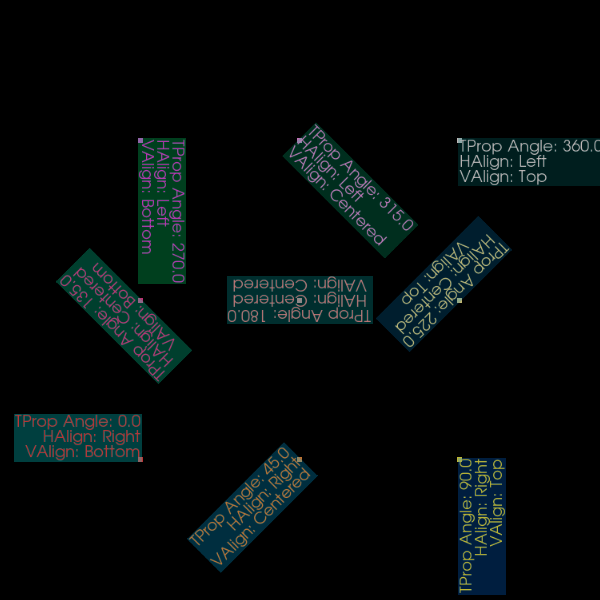

Reproduce this figure in Python.
#!/usr/bin/env python

# Test vtkTextActor3D with various alignments, orientations, and edge cases.

import vtkmodules.vtkInteractionStyle  # noqa: F401
import vtkmodules.vtkRenderingFreeType  # noqa: F401
import vtkmodules.vtkRenderingOpenGL2  # noqa: F401

from vtkmodules.vtkCommonCore import vtkPoints, vtkUnsignedCharArray
from vtkmodules.vtkCommonDataModel import vtkCellArray, vtkPolyData
from vtkmodules.vtkRenderingCore import (
    vtkActor,
    vtkPolyDataMapper,
    vtkRenderWindow,
    vtkRenderWindowInteractor,
    vtkRenderer,
)
from vtkmodules.vtkRenderingCore import vtkTextActor3D

width = 600
height = 600
x_pos = [100, 300, 500]
y_pos = [100, 300, 500]

# Anchor points polydata
anchors = vtkPolyData()
anchor_points = vtkPoints()
anchors.SetPoints(anchor_points)
anchor_verts = vtkCellArray()
anchors.SetVerts(anchor_verts)
anchor_colors = vtkUnsignedCharArray()
anchor_colors.SetNumberOfComponents(4)
anchors.GetCellData().SetScalars(anchor_colors)

# Row 0, Col 0: Right/Bottom, orientation=0, pos=(100,100,0)
text3d_0_0 = vtkTextActor3D()
text3d_0_0.GetTextProperty().SetJustificationToRight()
text3d_0_0.GetTextProperty().SetVerticalJustificationToBottom()
text3d_0_0.GetTextProperty().SetFontSize(20)
text3d_0_0.GetTextProperty().SetOrientation(0.0)
text3d_0_0.GetTextProperty().SetColor(0.75, 0.20, 0.20)
text3d_0_0.GetTextProperty().SetBackgroundColor(0.0, 1.0, 1.0)
text3d_0_0.GetTextProperty().SetBackgroundOpacity(0.25)
text3d_0_0.SetPosition(100, 100, 0.0)
text3d_0_0.SetInput("TProp Angle: 0.0\nHAlign: Right\nVAlign: Bottom")
pt_id = anchor_points.InsertNextPoint(100, 100, 0.0)
anchor_verts.InsertNextCell(1, [pt_id])
anchor_colors.InsertNextTuple4(191, 51, 51, 255)

# Row 0, Col 1: Right/Centered, orientation=45, pos=(300,100,0)
text3d_0_1 = vtkTextActor3D()
text3d_0_1.GetTextProperty().SetJustificationToRight()
text3d_0_1.GetTextProperty().SetVerticalJustificationToCentered()
text3d_0_1.GetTextProperty().SetFontSize(20)
text3d_0_1.GetTextProperty().SetOrientation(45.0)
text3d_0_1.GetTextProperty().SetColor(0.75, 0.46, 0.20)
text3d_0_1.GetTextProperty().SetBackgroundColor(0.0, 0.74, 1.0)
text3d_0_1.GetTextProperty().SetBackgroundOpacity(0.25)
text3d_0_1.SetPosition(300, 100, 0.0)
text3d_0_1.SetInput("TProp Angle: 45.0\nHAlign: Right\nVAlign: Centered")
pt_id = anchor_points.InsertNextPoint(300, 100, 0.0)
anchor_verts.InsertNextCell(1, [pt_id])
anchor_colors.InsertNextTuple4(191, 117, 51, 255)

# Row 0, Col 2: Right/Top, orientation=90, pos=(500,100,0)
text3d_0_2 = vtkTextActor3D()
text3d_0_2.GetTextProperty().SetJustificationToRight()
text3d_0_2.GetTextProperty().SetVerticalJustificationToTop()
text3d_0_2.GetTextProperty().SetFontSize(20)
text3d_0_2.GetTextProperty().SetOrientation(90.0)
text3d_0_2.GetTextProperty().SetColor(0.75, 0.72, 0.20)
text3d_0_2.GetTextProperty().SetBackgroundColor(0.0, 0.48, 1.0)
text3d_0_2.GetTextProperty().SetBackgroundOpacity(0.25)
text3d_0_2.SetPosition(500, 100, 0.0)
text3d_0_2.SetInput("TProp Angle: 90.0\nHAlign: Right\nVAlign: Top")
pt_id = anchor_points.InsertNextPoint(500, 100, 0.0)
anchor_verts.InsertNextCell(1, [pt_id])
anchor_colors.InsertNextTuple4(191, 183, 51, 255)

# Row 1, Col 0: Centered/Bottom, orientation=135, pos=(100,300,0)
text3d_1_0 = vtkTextActor3D()
text3d_1_0.GetTextProperty().SetJustificationToCentered()
text3d_1_0.GetTextProperty().SetVerticalJustificationToBottom()
text3d_1_0.GetTextProperty().SetFontSize(20)
text3d_1_0.GetTextProperty().SetOrientation(135.0)
text3d_1_0.GetTextProperty().SetColor(0.75, 0.20, 0.46)
text3d_1_0.GetTextProperty().SetBackgroundColor(0.0, 1.0, 0.74)
text3d_1_0.GetTextProperty().SetBackgroundOpacity(0.25)
text3d_1_0.SetPosition(100, 300, 0.0)
text3d_1_0.SetInput("TProp Angle: 135.0\nHAlign: Centered\nVAlign: Bottom")
pt_id = anchor_points.InsertNextPoint(100, 300, 0.0)
anchor_verts.InsertNextCell(1, [pt_id])
anchor_colors.InsertNextTuple4(191, 51, 117, 255)

# Row 1, Col 1: Centered/Centered, orientation=180, pos=(300,300,0)
text3d_1_1 = vtkTextActor3D()
text3d_1_1.GetTextProperty().SetJustificationToCentered()
text3d_1_1.GetTextProperty().SetVerticalJustificationToCentered()
text3d_1_1.GetTextProperty().SetFontSize(20)
text3d_1_1.GetTextProperty().SetOrientation(180.0)
text3d_1_1.GetTextProperty().SetColor(0.75, 0.46, 0.46)
text3d_1_1.GetTextProperty().SetBackgroundColor(0.0, 0.74, 0.74)
text3d_1_1.GetTextProperty().SetBackgroundOpacity(0.25)
text3d_1_1.SetPosition(300, 300, 0.0)
text3d_1_1.SetInput("TProp Angle: 180.0\nHAlign: Centered\nVAlign: Centered")
pt_id = anchor_points.InsertNextPoint(300, 300, 0.0)
anchor_verts.InsertNextCell(1, [pt_id])
anchor_colors.InsertNextTuple4(191, 117, 117, 255)

# Row 1, Col 2: Centered/Top, orientation=225, pos=(500,300,0)
text3d_1_2 = vtkTextActor3D()
text3d_1_2.GetTextProperty().SetJustificationToCentered()
text3d_1_2.GetTextProperty().SetVerticalJustificationToTop()
text3d_1_2.GetTextProperty().SetFontSize(20)
text3d_1_2.GetTextProperty().SetOrientation(225.0)
text3d_1_2.GetTextProperty().SetColor(0.75, 0.72, 0.46)
text3d_1_2.GetTextProperty().SetBackgroundColor(0.0, 0.48, 0.74)
text3d_1_2.GetTextProperty().SetBackgroundOpacity(0.25)
text3d_1_2.SetPosition(500, 300, 0.0)
text3d_1_2.SetInput("TProp Angle: 225.0\nHAlign: Centered\nVAlign: Top")
pt_id = anchor_points.InsertNextPoint(500, 300, 0.0)
anchor_verts.InsertNextCell(1, [pt_id])
anchor_colors.InsertNextTuple4(191, 183, 117, 255)

# Row 2, Col 0: Left/Bottom, orientation=270, pos=(100,500,0)
text3d_2_0 = vtkTextActor3D()
text3d_2_0.GetTextProperty().SetJustificationToLeft()
text3d_2_0.GetTextProperty().SetVerticalJustificationToBottom()
text3d_2_0.GetTextProperty().SetFontSize(20)
text3d_2_0.GetTextProperty().SetOrientation(270.0)
text3d_2_0.GetTextProperty().SetColor(0.75, 0.20, 0.72)
text3d_2_0.GetTextProperty().SetBackgroundColor(0.0, 1.0, 0.48)
text3d_2_0.GetTextProperty().SetBackgroundOpacity(0.25)
text3d_2_0.SetPosition(100, 500, 0.0)
text3d_2_0.SetInput("TProp Angle: 270.0\nHAlign: Left\nVAlign: Bottom")
pt_id = anchor_points.InsertNextPoint(100, 500, 0.0)
anchor_verts.InsertNextCell(1, [pt_id])
anchor_colors.InsertNextTuple4(191, 51, 183, 255)

# Row 2, Col 1: Left/Centered, orientation=315, pos=(300,500,0)
text3d_2_1 = vtkTextActor3D()
text3d_2_1.GetTextProperty().SetJustificationToLeft()
text3d_2_1.GetTextProperty().SetVerticalJustificationToCentered()
text3d_2_1.GetTextProperty().SetFontSize(20)
text3d_2_1.GetTextProperty().SetOrientation(315.0)
text3d_2_1.GetTextProperty().SetColor(0.75, 0.46, 0.72)
text3d_2_1.GetTextProperty().SetBackgroundColor(0.0, 0.74, 0.48)
text3d_2_1.GetTextProperty().SetBackgroundOpacity(0.25)
text3d_2_1.SetPosition(300, 500, 0.0)
text3d_2_1.SetInput("TProp Angle: 315.0\nHAlign: Left\nVAlign: Centered")
pt_id = anchor_points.InsertNextPoint(300, 500, 0.0)
anchor_verts.InsertNextCell(1, [pt_id])
anchor_colors.InsertNextTuple4(191, 117, 183, 255)

# Row 2, Col 2: Left/Top, orientation=360, pos=(500,500,0)
text3d_2_2 = vtkTextActor3D()
text3d_2_2.GetTextProperty().SetJustificationToLeft()
text3d_2_2.GetTextProperty().SetVerticalJustificationToTop()
text3d_2_2.GetTextProperty().SetFontSize(20)
text3d_2_2.GetTextProperty().SetOrientation(360.0)
text3d_2_2.GetTextProperty().SetColor(0.75, 0.72, 0.72)
text3d_2_2.GetTextProperty().SetBackgroundColor(0.0, 0.48, 0.48)
text3d_2_2.GetTextProperty().SetBackgroundOpacity(0.25)
text3d_2_2.SetPosition(500, 500, 0.0)
text3d_2_2.SetInput("TProp Angle: 360.0\nHAlign: Left\nVAlign: Top")
pt_id = anchor_points.InsertNextPoint(500, 500, 0.0)
anchor_verts.InsertNextCell(1, [pt_id])
anchor_colors.InsertNextTuple4(191, 183, 183, 255)

# Anchor actor
anchor_mapper = vtkPolyDataMapper()
anchor_mapper.SetInputData(anchors)
anchor_actor = vtkActor()
anchor_actor.SetMapper(anchor_mapper)
anchor_actor.GetProperty().SetPointSize(5)

# Empty text actors (edge cases)
null_input_actor = vtkTextActor3D()
null_input_actor.SetInput(None)

empty_input_actor = vtkTextActor3D()
empty_input_actor.SetInput("")

space_actor = vtkTextActor3D()
space_actor.SetInput(" ")

tab_actor = vtkTextActor3D()
tab_actor.SetInput("\t")

newline_actor = vtkTextActor3D()
newline_actor.SetInput("\n")

# Renderer
renderer = vtkRenderer()
renderer.SetBackground(0.0, 0.0, 0.0)
renderer.AddActor(text3d_0_0)
renderer.AddActor(text3d_0_1)
renderer.AddActor(text3d_0_2)
renderer.AddActor(text3d_1_0)
renderer.AddActor(text3d_1_1)
renderer.AddActor(text3d_1_2)
renderer.AddActor(text3d_2_0)
renderer.AddActor(text3d_2_1)
renderer.AddActor(text3d_2_2)
renderer.AddActor(anchor_actor)
renderer.AddActor(null_input_actor)
renderer.AddActor(empty_input_actor)
renderer.AddActor(space_actor)
renderer.AddActor(tab_actor)
renderer.AddActor(newline_actor)

# Window
render_window = vtkRenderWindow()
render_window.AddRenderer(renderer)
render_window.SetWindowName("free type text actor3d")
render_window.SetMultiSamples(0)
render_window.SetSize(width, height)

# Interactor
interactor = vtkRenderWindowInteractor()
interactor.SetRenderWindow(render_window)

# Scene
renderer.GetActiveCamera().SetPosition(width / 2, height / 2, 1400)
renderer.GetActiveCamera().SetFocalPoint(width / 2, height / 2, 0)
renderer.GetActiveCamera().SetViewUp(0, 1, 0)
renderer.ResetCameraClippingRange()

interactor.Initialize()
interactor.Start()
